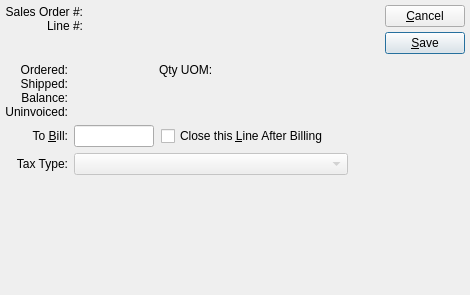
<?xml version="1.0" encoding="UTF-8"?>
<ui version="4.0">
 <comment>This file is part of the xTuple ERP: PostBooks Edition, a free and
open source Enterprise Resource Planning software suite,
Copyright (c) 1999-2011 by OpenMFG LLC, d/b/a xTuple.
It is licensed to you under the Common Public Attribution License
version 1.0, the full text of which (including xTuple-specific Exhibits)
is available at www.xtuple.com/CPAL.  By using this software, you agree
to be bound by its terms.</comment>
 <class>selectBillingQty</class>
 <widget class="QDialog" name="selectBillingQty">
  <property name="geometry">
   <rect>
    <x>0</x>
    <y>0</y>
    <width>470</width>
    <height>295</height>
   </rect>
  </property>
  <property name="windowTitle">
   <string>Select Billing Quantity</string>
  </property>
  <layout class="QHBoxLayout">
   <property name="spacing">
    <number>7</number>
   </property>
   <property name="margin">
    <number>5</number>
   </property>
   <item>
    <layout class="QVBoxLayout">
     <property name="spacing">
      <number>0</number>
     </property>
     <property name="margin">
      <number>0</number>
     </property>
     <item>
      <layout class="QVBoxLayout">
       <property name="spacing">
        <number>5</number>
       </property>
       <property name="margin">
        <number>0</number>
       </property>
       <item>
        <layout class="QHBoxLayout">
         <property name="spacing">
          <number>5</number>
         </property>
         <property name="margin">
          <number>0</number>
         </property>
         <item>
          <layout class="QVBoxLayout">
           <property name="spacing">
            <number>0</number>
           </property>
           <property name="margin">
            <number>0</number>
           </property>
           <item>
            <widget class="QLabel" name="_salesOrderNumberLit">
             <property name="text">
              <string>Sales Order #:</string>
             </property>
             <property name="alignment">
              <set>Qt::AlignRight|Qt::AlignTrailing|Qt::AlignVCenter</set>
             </property>
            </widget>
           </item>
           <item>
            <widget class="QLabel" name="_lineNumberLit">
             <property name="text">
              <string>Line #:</string>
             </property>
             <property name="alignment">
              <set>Qt::AlignRight|Qt::AlignTrailing|Qt::AlignVCenter</set>
             </property>
            </widget>
           </item>
          </layout>
         </item>
         <item>
          <layout class="QVBoxLayout">
           <property name="spacing">
            <number>0</number>
           </property>
           <property name="margin">
            <number>0</number>
           </property>
           <item>
            <widget class="QLabel" name="_salesOrderNumber">
             <property name="sizePolicy">
              <sizepolicy hsizetype="Expanding" vsizetype="Preferred">
               <horstretch>0</horstretch>
               <verstretch>0</verstretch>
              </sizepolicy>
             </property>
             <property name="alignment">
              <set>Qt::AlignLeading|Qt::AlignLeft|Qt::AlignVCenter</set>
             </property>
            </widget>
           </item>
           <item>
            <widget class="QLabel" name="_lineNumber">
             <property name="sizePolicy">
              <sizepolicy hsizetype="Expanding" vsizetype="Preferred">
               <horstretch>0</horstretch>
               <verstretch>0</verstretch>
              </sizepolicy>
             </property>
             <property name="alignment">
              <set>Qt::AlignLeading|Qt::AlignLeft|Qt::AlignVCenter</set>
             </property>
            </widget>
           </item>
          </layout>
         </item>
        </layout>
       </item>
       <item>
        <layout class="QHBoxLayout">
         <property name="spacing">
          <number>0</number>
         </property>
         <property name="margin">
          <number>0</number>
         </property>
         <item>
          <widget class="ItemCluster" name="_item">
           <property name="focusPolicy">
            <enum>Qt::StrongFocus</enum>
           </property>
          </widget>
         </item>
         <item>
          <spacer>
           <property name="orientation">
            <enum>Qt::Horizontal</enum>
           </property>
           <property name="sizeType">
            <enum>QSizePolicy::Preferred</enum>
           </property>
           <property name="sizeHint" stdset="0">
            <size>
             <width>20</width>
             <height>20</height>
            </size>
           </property>
          </spacer>
         </item>
        </layout>
       </item>
       <item>
        <layout class="QGridLayout">
         <property name="margin">
          <number>0</number>
         </property>
         <property name="spacing">
          <number>6</number>
         </property>
         <item row="0" column="0">
          <layout class="QVBoxLayout">
           <property name="spacing">
            <number>0</number>
           </property>
           <property name="margin">
            <number>0</number>
           </property>
           <item>
            <widget class="QLabel" name="_orderedLit">
             <property name="text">
              <string>Ordered:</string>
             </property>
             <property name="alignment">
              <set>Qt::AlignRight|Qt::AlignTrailing|Qt::AlignVCenter</set>
             </property>
            </widget>
           </item>
           <item>
            <widget class="QLabel" name="_shippedLit">
             <property name="text">
              <string>Shipped:</string>
             </property>
             <property name="alignment">
              <set>Qt::AlignRight|Qt::AlignTrailing|Qt::AlignVCenter</set>
             </property>
            </widget>
           </item>
           <item>
            <widget class="QLabel" name="_balanceLit">
             <property name="text">
              <string>Balance:</string>
             </property>
             <property name="alignment">
              <set>Qt::AlignRight|Qt::AlignTrailing|Qt::AlignVCenter</set>
             </property>
            </widget>
           </item>
           <item>
            <widget class="QLabel" name="_uninvoicedLit">
             <property name="text">
              <string>Uninvoiced:</string>
             </property>
             <property name="alignment">
              <set>Qt::AlignRight|Qt::AlignTrailing|Qt::AlignVCenter</set>
             </property>
            </widget>
           </item>
          </layout>
         </item>
         <item row="2" column="0">
          <widget class="QLabel" name="_taxTypeLit">
           <property name="text">
            <string>Tax Type:</string>
           </property>
           <property name="alignment">
            <set>Qt::AlignRight|Qt::AlignTrailing|Qt::AlignVCenter</set>
           </property>
          </widget>
         </item>
         <item row="0" column="1">
          <layout class="QHBoxLayout">
           <property name="spacing">
            <number>5</number>
           </property>
           <property name="margin">
            <number>0</number>
           </property>
           <item>
            <layout class="QVBoxLayout">
             <property name="spacing">
              <number>0</number>
             </property>
             <property name="margin">
              <number>0</number>
             </property>
             <item>
              <widget class="XLabel" name="_ordered">
               <property name="minimumSize">
                <size>
                 <width>80</width>
                 <height>0</height>
                </size>
               </property>
               <property name="alignment">
                <set>Qt::AlignRight|Qt::AlignTrailing|Qt::AlignVCenter</set>
               </property>
              </widget>
             </item>
             <item>
              <widget class="XLabel" name="_shipped">
               <property name="minimumSize">
                <size>
                 <width>80</width>
                 <height>0</height>
                </size>
               </property>
               <property name="alignment">
                <set>Qt::AlignRight|Qt::AlignTrailing|Qt::AlignVCenter</set>
               </property>
              </widget>
             </item>
             <item>
              <widget class="XLabel" name="_balance">
               <property name="minimumSize">
                <size>
                 <width>80</width>
                 <height>0</height>
                </size>
               </property>
               <property name="alignment">
                <set>Qt::AlignRight|Qt::AlignTrailing|Qt::AlignVCenter</set>
               </property>
              </widget>
             </item>
             <item>
              <widget class="XLabel" name="_uninvoiced">
               <property name="minimumSize">
                <size>
                 <width>80</width>
                 <height>0</height>
                </size>
               </property>
               <property name="alignment">
                <set>Qt::AlignRight|Qt::AlignTrailing|Qt::AlignVCenter</set>
               </property>
              </widget>
             </item>
            </layout>
           </item>
           <item>
            <layout class="QVBoxLayout">
             <property name="spacing">
              <number>6</number>
             </property>
             <property name="margin">
              <number>0</number>
             </property>
             <item>
              <layout class="QHBoxLayout">
               <property name="spacing">
                <number>6</number>
               </property>
               <property name="margin">
                <number>0</number>
               </property>
               <item>
                <widget class="QLabel" name="label">
                 <property name="text">
                  <string>Qty UOM:</string>
                 </property>
                </widget>
               </item>
               <item>
                <widget class="QLabel" name="_qtyUOM">
                 <property name="text">
                  <string/>
                 </property>
                </widget>
               </item>
              </layout>
             </item>
             <item>
              <spacer>
               <property name="orientation">
                <enum>Qt::Vertical</enum>
               </property>
               <property name="sizeHint" stdset="0">
                <size>
                 <width>20</width>
                 <height>40</height>
                </size>
               </property>
              </spacer>
             </item>
            </layout>
           </item>
           <item>
            <spacer>
             <property name="orientation">
              <enum>Qt::Horizontal</enum>
             </property>
             <property name="sizeType">
              <enum>QSizePolicy::Expanding</enum>
             </property>
             <property name="sizeHint" stdset="0">
              <size>
               <width>20</width>
               <height>20</height>
              </size>
             </property>
            </spacer>
           </item>
          </layout>
         </item>
         <item row="1" column="1">
          <layout class="QHBoxLayout">
           <property name="spacing">
            <number>7</number>
           </property>
           <property name="margin">
            <number>0</number>
           </property>
           <item>
            <widget class="XLineEdit" name="_toBill">
             <property name="maximumSize">
              <size>
               <width>80</width>
               <height>32767</height>
              </size>
             </property>
             <property name="alignment">
              <set>Qt::AlignRight</set>
             </property>
            </widget>
           </item>
           <item>
            <layout class="QHBoxLayout">
             <property name="spacing">
              <number>0</number>
             </property>
             <property name="margin">
              <number>0</number>
             </property>
             <item>
              <widget class="QCheckBox" name="_closeLine">
               <property name="text">
                <string>Close this &amp;Line After Billing</string>
               </property>
              </widget>
             </item>
             <item>
              <spacer>
               <property name="orientation">
                <enum>Qt::Horizontal</enum>
               </property>
               <property name="sizeType">
                <enum>QSizePolicy::Preferred</enum>
               </property>
               <property name="sizeHint" stdset="0">
                <size>
                 <width>20</width>
                 <height>20</height>
                </size>
               </property>
              </spacer>
             </item>
            </layout>
           </item>
          </layout>
         </item>
         <item row="1" column="0">
          <widget class="QLabel" name="_toBillLit">
           <property name="text">
            <string>To &amp;Bill:</string>
           </property>
           <property name="alignment">
            <set>Qt::AlignRight|Qt::AlignTrailing|Qt::AlignVCenter</set>
           </property>
           <property name="buddy">
            <cstring>_toBill</cstring>
           </property>
          </widget>
         </item>
         <item row="2" column="1">
          <widget class="XComboBox" name="_taxType">
           <property name="enabled">
            <bool>false</bool>
           </property>
           <property name="allowNull">
            <bool>true</bool>
           </property>
           <property name="nullStr">
            <string>None</string>
           </property>
           <property name="type">
            <enum>XComboBox::TaxTypes</enum>
           </property>
          </widget>
         </item>
        </layout>
       </item>
      </layout>
     </item>
     <item>
      <spacer>
       <property name="orientation">
        <enum>Qt::Vertical</enum>
       </property>
       <property name="sizeType">
        <enum>QSizePolicy::Expanding</enum>
       </property>
       <property name="sizeHint" stdset="0">
        <size>
         <width>20</width>
         <height>20</height>
        </size>
       </property>
      </spacer>
     </item>
    </layout>
   </item>
   <item>
    <layout class="QHBoxLayout">
     <property name="spacing">
      <number>0</number>
     </property>
     <property name="margin">
      <number>0</number>
     </property>
     <item>
      <spacer>
       <property name="orientation">
        <enum>Qt::Horizontal</enum>
       </property>
       <property name="sizeType">
        <enum>QSizePolicy::Expanding</enum>
       </property>
       <property name="sizeHint" stdset="0">
        <size>
         <width>20</width>
         <height>20</height>
        </size>
       </property>
      </spacer>
     </item>
     <item>
      <layout class="QVBoxLayout">
       <property name="spacing">
        <number>5</number>
       </property>
       <property name="margin">
        <number>0</number>
       </property>
       <item>
        <widget class="QPushButton" name="_close">
         <property name="text">
          <string>&amp;Cancel</string>
         </property>
        </widget>
       </item>
       <item>
        <widget class="QPushButton" name="_save">
         <property name="text">
          <string>&amp;Save</string>
         </property>
         <property name="default">
          <bool>true</bool>
         </property>
        </widget>
       </item>
       <item>
        <spacer>
         <property name="orientation">
          <enum>Qt::Vertical</enum>
         </property>
         <property name="sizeType">
          <enum>QSizePolicy::Expanding</enum>
         </property>
         <property name="sizeHint" stdset="0">
          <size>
           <width>20</width>
           <height>20</height>
          </size>
         </property>
        </spacer>
       </item>
      </layout>
     </item>
    </layout>
   </item>
  </layout>
 </widget>
 <layoutdefault spacing="6" margin="11"/>
 <pixmapfunction>qPixmapFromMimeSource</pixmapfunction>
 <customwidgets>
  <customwidget>
   <class>ItemCluster</class>
   <extends>QWidget</extends>
   <header>itemcluster.h</header>
  </customwidget>
  <customwidget>
   <class>XComboBox</class>
   <extends>QComboBox</extends>
   <header>xcombobox.h</header>
  </customwidget>
  <customwidget>
   <class>XLabel</class>
   <extends>QLabel</extends>
   <header>xlabel.h</header>
  </customwidget>
  <customwidget>
   <class>XLineEdit</class>
   <extends>QLineEdit</extends>
   <header>xlineedit.h</header>
   <container>1</container>
  </customwidget>
 </customwidgets>
 <tabstops>
  <tabstop>_item</tabstop>
  <tabstop>_toBill</tabstop>
  <tabstop>_closeLine</tabstop>
  <tabstop>_taxType</tabstop>
  <tabstop>_save</tabstop>
  <tabstop>_close</tabstop>
 </tabstops>
 <resources/>
 <connections>
  <connection>
   <sender>_close</sender>
   <signal>clicked()</signal>
   <receiver>selectBillingQty</receiver>
   <slot>reject()</slot>
   <hints>
    <hint type="sourcelabel">
     <x>20</x>
     <y>20</y>
    </hint>
    <hint type="destinationlabel">
     <x>20</x>
     <y>20</y>
    </hint>
   </hints>
  </connection>
 </connections>
</ui>
